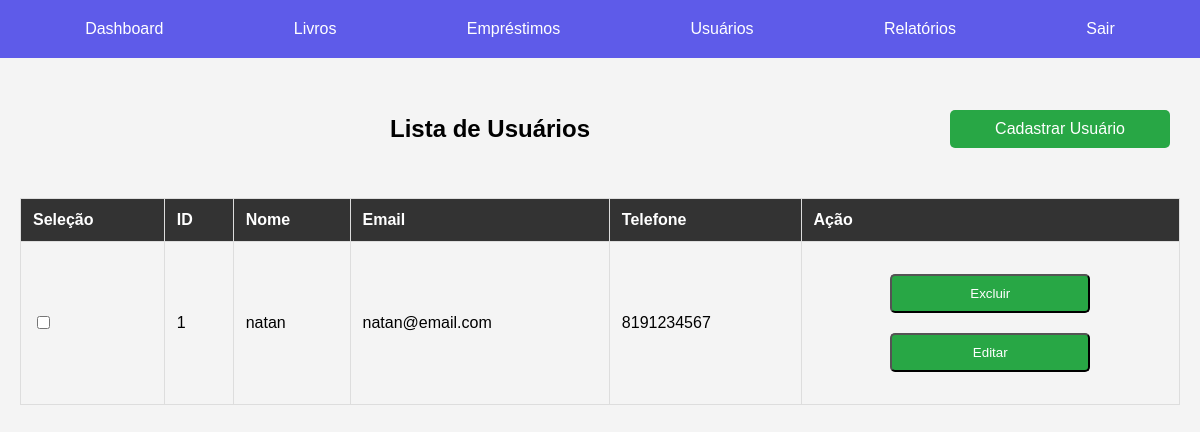
Page /usuarios/ (signed in) on the committed database.
### biblioteca/models.py (models this page shows, shortened)
class Usuario(models.Model):
    id = models.AutoField(primary_key=True)
    nome = models.CharField(max_length=25)
    email = models.EmailField()
    telefone = models.CharField(max_length=10)

### biblioteca/views.py (the view)
# urls.py: path('usuarios/', visualizar_usuarios, name='usuarios'),
@login_required
def visualizar_usuarios(request):
    usuarios = Usuario.objects.all()
    return render(request, 'biblioteca/usuarios.html', {'usuarios': usuarios})

### biblioteca/templates/biblioteca/usuarios.html (shortened to what this page needs)
{% extends 'biblioteca/base.html' %}
{% load static %}
{% block extra_styles %}
<link rel="stylesheet" href="{% static 'tabelas/tabelas.css' %}">
{% endblock %}
{% block content %}
<div class="titulo">
    <h2>Lista de Usuários</h2>
    <a href="{% url 'criar_usuario' %}" class="btn">Cadastrar Usuário</a>
</div>
<form method="post" action="{% url 'excluir_usuario' %}">
    <table>
        <tr>
            <th>Seleção</th>
            <th>ID</th>
            <th>Nome</th>
            <th>Email</th>
            <th>Telefone</th>
            <th>Ação</th>
        </tr>
        {% for usuario in usuarios %}
        <tr>
            <td>
                <input type="checkbox" name="usuario" value="{{ usuario.id }}">
            </td>
            <td>{{ usuario.id }}</td>
            <td>{{ usuario.nome }}</td>
            <td>{{ usuario.email }}</td>
            <td>{{ usuario.telefone }}</td>
            <td>
                <button type="submit" class="btn">Excluir</button>
                <button type="submit" class="btn">Editar</button>
            </td>
        </tr>
        {% endfor %}
    </table>
</form>
{% endblock %}

### biblioteca/static/global/style.css (style rules this page uses)
body { margin: 0; font-family: arial, sans-serif; }
.btn { display: block; width: 200px; margin: 20px auto; padding: 10px; background-color: #28a745; color: white; text-align: center; text-decoration: none; border-radius: 5px; transition: background-color 0.3s; }
.titulo { display: flex; justify-content: space-between; align-items: center; padding: 10px; }
.titulo h2 { margin: 0; flex-grow: 1; text-align: center; }

### biblioteca/static/tabelas/tabelas.css (style rules this page uses)
body { margin: 0; font-family: Arial, sans-serif; background-color: #f4f4f4; }
h2 { text-align: center; margin-top: 20px; }
table { width: 100%; border-collapse: collapse; margin: 20px 0; }
th, td { border: 1px solid #ddd; padding: 12px; text-align: left; }
th { background-color: #333; color: white; }

### rows in the picture
Usuario: id "1", nome "natan", email "natan@email.com", telefone "8191234567"
